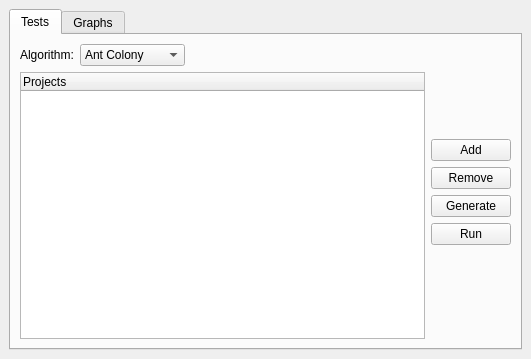
<?xml version="1.0" encoding="UTF-8"?>
<ui version="4.0">
 <class>TestsWindow</class>
 <widget class="QMainWindow" name="TestsWindow">
  <property name="windowModality">
   <enum>Qt::ApplicationModal</enum>
  </property>
  <property name="geometry">
   <rect>
    <x>0</x>
    <y>0</y>
    <width>521</width>
    <height>359</height>
   </rect>
  </property>
  <property name="windowTitle">
   <string>Run Multiple Tests</string>
  </property>
  <property name="windowIcon">
   <iconset resource="resources.qrc">
    <normaloff>:/pics/pics/multtests.png</normaloff>:/pics/pics/multtests.png</iconset>
  </property>
  <property name="styleSheet">
   <string notr="true">QWidget, QMenuBar::item {
	background-color: qlineargradient(x1: 0, y1: 0, x2: 0, y2: 1,
                                      stop: 0 #c5d8ef, stop: 1 #89a5c3);
}

QLabel, QSlider {
	background-color: transparent;
}</string>
  </property>
  <widget class="QWidget" name="centralwidget">
   <layout class="QGridLayout" name="gridLayout">
    <item row="0" column="0">
     <widget class="QTabWidget" name="tests_tabs">
      <property name="enabled">
       <bool>true</bool>
      </property>
      <property name="currentIndex">
       <number>0</number>
      </property>
      <widget class="QWidget" name="tab">
       <attribute name="title">
        <string>Tests</string>
       </attribute>
       <layout class="QGridLayout" name="gridLayout_2">
        <item row="0" column="0">
         <layout class="QHBoxLayout" name="horizontalLayout_2">
          <item>
           <layout class="QVBoxLayout" name="verticalLayout_2">
            <item>
             <layout class="QHBoxLayout" name="horizontalLayout">
              <item>
               <widget class="QLabel" name="label_2">
                <property name="text">
                 <string>Algorithm:</string>
                </property>
               </widget>
              </item>
              <item>
               <widget class="QComboBox" name="algorithm">
                <property name="minimumSize">
                 <size>
                  <width>100</width>
                  <height>0</height>
                 </size>
                </property>
                <item>
                 <property name="text">
                  <string>Ant Colony</string>
                 </property>
                </item>
                <item>
                 <property name="text">
                  <string>Centralized</string>
                 </property>
                </item>
                <item>
                 <property name="text">
                  <string>Decentralized</string>
                 </property>
                </item>
                <item>
                 <property name="text">
                  <string>FirstFit</string>
                 </property>
                </item>
               </widget>
              </item>
              <item>
               <spacer name="horizontalSpacer">
                <property name="orientation">
                 <enum>Qt::Horizontal</enum>
                </property>
                <property name="sizeHint" stdset="0">
                 <size>
                  <width>40</width>
                  <height>20</height>
                 </size>
                </property>
               </spacer>
              </item>
             </layout>
            </item>
            <item>
             <widget class="QTreeWidget" name="projects">
              <column>
               <property name="text">
                <string>Projects</string>
               </property>
              </column>
             </widget>
            </item>
           </layout>
          </item>
          <item>
           <layout class="QVBoxLayout" name="verticalLayout">
            <item>
             <spacer name="verticalSpacer">
              <property name="orientation">
               <enum>Qt::Vertical</enum>
              </property>
              <property name="sizeHint" stdset="0">
               <size>
                <width>20</width>
                <height>40</height>
               </size>
              </property>
             </spacer>
            </item>
            <item>
             <widget class="QPushButton" name="add">
              <property name="text">
               <string>Add</string>
              </property>
              <property name="icon">
               <iconset resource="resources.qrc">
                <normaloff>:/pics/pics/add.png</normaloff>:/pics/pics/add.png</iconset>
              </property>
             </widget>
            </item>
            <item>
             <widget class="QPushButton" name="remove">
              <property name="text">
               <string>Remove</string>
              </property>
              <property name="icon">
               <iconset resource="resources.qrc">
                <normaloff>:/pics/pics/delete.png</normaloff>:/pics/pics/delete.png</iconset>
              </property>
             </widget>
            </item>
            <item>
             <widget class="QPushButton" name="pushButton">
              <property name="text">
               <string>Generate</string>
              </property>
              <property name="icon">
               <iconset resource="resources.qrc">
                <normaloff>:/pics/pics/dice.png</normaloff>:/pics/pics/dice.png</iconset>
              </property>
             </widget>
            </item>
            <item>
             <widget class="QPushButton" name="run">
              <property name="text">
               <string>Run</string>
              </property>
              <property name="icon">
               <iconset resource="resources.qrc">
                <normaloff>:/pics/pics/play.png</normaloff>:/pics/pics/play.png</iconset>
              </property>
             </widget>
            </item>
            <item>
             <spacer name="verticalSpacer_2">
              <property name="orientation">
               <enum>Qt::Vertical</enum>
              </property>
              <property name="sizeHint" stdset="0">
               <size>
                <width>20</width>
                <height>40</height>
               </size>
              </property>
             </spacer>
            </item>
           </layout>
          </item>
         </layout>
        </item>
       </layout>
       <zorder></zorder>
      </widget>
      <widget class="QWidget" name="Graphs">
       <attribute name="title">
        <string>Graphs</string>
       </attribute>
       <layout class="QGridLayout" name="gridLayout_3">
        <item row="0" column="0">
         <layout class="QVBoxLayout" name="verticalLayout_5">
          <item>
           <layout class="QHBoxLayout" name="horizontalLayout_3">
            <item>
             <layout class="QVBoxLayout" name="verticalLayout_4">
              <item>
               <widget class="QLabel" name="label">
                <property name="text">
                 <string>Vertical axis:</string>
                </property>
               </widget>
              </item>
              <item>
               <widget class="QLabel" name="label_3">
                <property name="text">
                 <string>Horizontal axis:</string>
                </property>
               </widget>
              </item>
             </layout>
            </item>
            <item>
             <layout class="QVBoxLayout" name="verticalLayout_3">
              <item>
               <widget class="QComboBox" name="vertical">
                <item>
                 <property name="text">
                  <string>Number of assigned requests</string>
                 </property>
                </item>
                <item>
                 <property name="text">
                  <string>Number of replications</string>
                 </property>
                </item>
               </widget>
              </item>
              <item>
               <widget class="QComboBox" name="horizontal">
                <item>
                 <property name="text">
                  <string>Computational nodes and data stores load</string>
                 </property>
                </item>
                <item>
                 <property name="text">
                  <string>Computational nodes load (CPU and RAM)</string>
                 </property>
                </item>
                <item>
                 <property name="text">
                  <string>CPU load</string>
                 </property>
                </item>
                <item>
                 <property name="text">
                  <string>RAM load</string>
                 </property>
                </item>
                <item>
                 <property name="text">
                  <string>Data stores load</string>
                 </property>
                </item>
               </widget>
              </item>
             </layout>
            </item>
            <item>
             <widget class="QPushButton" name="save">
              <property name="text">
               <string/>
              </property>
              <property name="icon">
               <iconset resource="resources.qrc">
                <normaloff>:/pics/pics/cd.png</normaloff>:/pics/pics/cd.png</iconset>
              </property>
             </widget>
            </item>
            <item>
             <widget class="QPushButton" name="scaledown">
              <property name="text">
               <string/>
              </property>
              <property name="icon">
               <iconset resource="resources.qrc">
                <normaloff>:/pics/pics/scaledown.png</normaloff>:/pics/pics/scaledown.png</iconset>
              </property>
             </widget>
            </item>
            <item>
             <widget class="QPushButton" name="scaleup">
              <property name="text">
               <string/>
              </property>
              <property name="icon">
               <iconset resource="resources.qrc">
                <normaloff>:/pics/pics/scaleup.png</normaloff>:/pics/pics/scaleup.png</iconset>
              </property>
             </widget>
            </item>
           </layout>
          </item>
          <item>
           <widget class="QGraphicsView" name="graph"/>
          </item>
         </layout>
        </item>
       </layout>
      </widget>
     </widget>
    </item>
   </layout>
  </widget>
  <action name="actionSelect">
   <property name="checkable">
    <bool>true</bool>
   </property>
   <property name="checked">
    <bool>true</bool>
   </property>
   <property name="icon">
    <iconset resource="resources.qrc">
     <normaloff>:/pics/pics/select.png</normaloff>:/pics/pics/select.png</iconset>
   </property>
   <property name="text">
    <string>Select</string>
   </property>
   <property name="shortcut">
    <string>Alt+1</string>
   </property>
  </action>
  <action name="actionVM">
   <property name="checkable">
    <bool>true</bool>
   </property>
   <property name="icon">
    <iconset resource="resources.qrc">
     <normaloff>:/pics/pics/computer.png</normaloff>:/pics/pics/computer.png</iconset>
   </property>
   <property name="text">
    <string>Add VM</string>
   </property>
   <property name="toolTip">
    <string>Add VM</string>
   </property>
   <property name="shortcut">
    <string>Alt+2</string>
   </property>
  </action>
  <action name="actionEdge">
   <property name="checkable">
    <bool>true</bool>
   </property>
   <property name="icon">
    <iconset resource="resources.qrc">
     <normaloff>:/pics/pics/edge.png</normaloff>:/pics/pics/edge.png</iconset>
   </property>
   <property name="text">
    <string>Add Virtual Channel</string>
   </property>
   <property name="toolTip">
    <string>Add Virtual Channel</string>
   </property>
   <property name="shortcut">
    <string>Alt+3</string>
   </property>
  </action>
  <action name="actionNew_System">
   <property name="icon">
    <iconset resource="resources.qrc">
     <normaloff>:/pics/pics/page.png</normaloff>:/pics/pics/page.png</iconset>
   </property>
   <property name="text">
    <string>New Graph</string>
   </property>
   <property name="shortcut">
    <string>Ctrl+N</string>
   </property>
  </action>
  <action name="actionOpen_System">
   <property name="icon">
    <iconset resource="resources.qrc">
     <normaloff>:/pics/pics/folder.png</normaloff>:/pics/pics/folder.png</iconset>
   </property>
   <property name="text">
    <string>Open Graph</string>
   </property>
   <property name="shortcut">
    <string>Ctrl+O</string>
   </property>
  </action>
  <action name="actionSave_System">
   <property name="icon">
    <iconset resource="resources.qrc">
     <normaloff>:/pics/pics/cd.png</normaloff>:/pics/pics/cd.png</iconset>
   </property>
   <property name="text">
    <string>Save Graph</string>
   </property>
   <property name="shortcut">
    <string>Ctrl+S</string>
   </property>
  </action>
  <action name="actionSave_System_As">
   <property name="text">
    <string>Save Graph As...</string>
   </property>
   <property name="shortcut">
    <string>Ctrl+Shift+S</string>
   </property>
  </action>
  <action name="actionExit">
   <property name="text">
    <string>Exit</string>
   </property>
   <property name="shortcut">
    <string>Ctrl+X</string>
   </property>
  </action>
  <action name="actionDemandStorage">
   <property name="checkable">
    <bool>true</bool>
   </property>
   <property name="icon">
    <iconset resource="resources.qrc">
     <normaloff>:/pics/pics/storage.png</normaloff>:/pics/pics/storage.png</iconset>
   </property>
   <property name="text">
    <string>Add Storage</string>
   </property>
   <property name="toolTip">
    <string>Add Storage</string>
   </property>
   <property name="shortcut">
    <string>Alt+4</string>
   </property>
  </action>
 </widget>
 <resources>
  <include location="resources.qrc"/>
 </resources>
 <connections>
  <connection>
   <sender>add</sender>
   <signal>clicked()</signal>
   <receiver>TestsWindow</receiver>
   <slot>Add()</slot>
   <hints>
    <hint type="sourcelabel">
     <x>506</x>
     <y>161</y>
    </hint>
    <hint type="destinationlabel">
     <x>377</x>
     <y>78</y>
    </hint>
   </hints>
  </connection>
  <connection>
   <sender>remove</sender>
   <signal>clicked()</signal>
   <receiver>TestsWindow</receiver>
   <slot>Remove()</slot>
   <hints>
    <hint type="sourcelabel">
     <x>506</x>
     <y>188</y>
    </hint>
    <hint type="destinationlabel">
     <x>378</x>
     <y>106</y>
    </hint>
   </hints>
  </connection>
  <connection>
   <sender>run</sender>
   <signal>clicked()</signal>
   <receiver>TestsWindow</receiver>
   <slot>Run()</slot>
   <hints>
    <hint type="sourcelabel">
     <x>506</x>
     <y>242</y>
    </hint>
    <hint type="destinationlabel">
     <x>380</x>
     <y>135</y>
    </hint>
   </hints>
  </connection>
  <connection>
   <sender>vertical</sender>
   <signal>currentIndexChanged(int)</signal>
   <receiver>TestsWindow</receiver>
   <slot>Replot()</slot>
   <hints>
    <hint type="sourcelabel">
     <x>261</x>
     <y>55</y>
    </hint>
    <hint type="destinationlabel">
     <x>267</x>
     <y>-1</y>
    </hint>
   </hints>
  </connection>
  <connection>
   <sender>horizontal</sender>
   <signal>currentIndexChanged(int)</signal>
   <receiver>TestsWindow</receiver>
   <slot>Replot()</slot>
   <hints>
    <hint type="sourcelabel">
     <x>194</x>
     <y>73</y>
    </hint>
    <hint type="destinationlabel">
     <x>195</x>
     <y>-6</y>
    </hint>
   </hints>
  </connection>
  <connection>
   <sender>save</sender>
   <signal>clicked()</signal>
   <receiver>TestsWindow</receiver>
   <slot>Save()</slot>
   <hints>
    <hint type="sourcelabel">
     <x>444</x>
     <y>74</y>
    </hint>
    <hint type="destinationlabel">
     <x>362</x>
     <y>-4</y>
    </hint>
   </hints>
  </connection>
  <connection>
   <sender>scaledown</sender>
   <signal>clicked()</signal>
   <receiver>TestsWindow</receiver>
   <slot>ScaleDown()</slot>
   <hints>
    <hint type="sourcelabel">
     <x>475</x>
     <y>74</y>
    </hint>
    <hint type="destinationlabel">
     <x>388</x>
     <y>-13</y>
    </hint>
   </hints>
  </connection>
  <connection>
   <sender>scaleup</sender>
   <signal>clicked()</signal>
   <receiver>TestsWindow</receiver>
   <slot>ScaleUp()</slot>
   <hints>
    <hint type="sourcelabel">
     <x>506</x>
     <y>74</y>
    </hint>
    <hint type="destinationlabel">
     <x>426</x>
     <y>-1</y>
    </hint>
   </hints>
  </connection>
  <connection>
   <sender>tests_tabs</sender>
   <signal>currentChanged(int)</signal>
   <receiver>TestsWindow</receiver>
   <slot>ChangeTab()</slot>
   <hints>
    <hint type="sourcelabel">
     <x>14</x>
     <y>51</y>
    </hint>
    <hint type="destinationlabel">
     <x>-35</x>
     <y>51</y>
    </hint>
   </hints>
  </connection>
  <connection>
   <sender>pushButton</sender>
   <signal>clicked()</signal>
   <receiver>TestsWindow</receiver>
   <slot>Generate()</slot>
   <hints>
    <hint type="sourcelabel">
     <x>458</x>
     <y>205</y>
    </hint>
    <hint type="destinationlabel">
     <x>532</x>
     <y>199</y>
    </hint>
   </hints>
  </connection>
 </connections>
 <slots>
  <slot>toggleSelect()</slot>
  <slot>toggleVM()</slot>
  <slot>toggleEdge()</slot>
  <slot>toggleDemandStorage()</slot>
  <slot>changeTime()</slot>
  <slot>Add()</slot>
  <slot>Remove()</slot>
  <slot>Run()</slot>
  <slot>Replot()</slot>
  <slot>Save()</slot>
  <slot>ScaleUp()</slot>
  <slot>ScaleDown()</slot>
  <slot>ChangeTab()</slot>
  <slot>Generate()</slot>
 </slots>
</ui>
